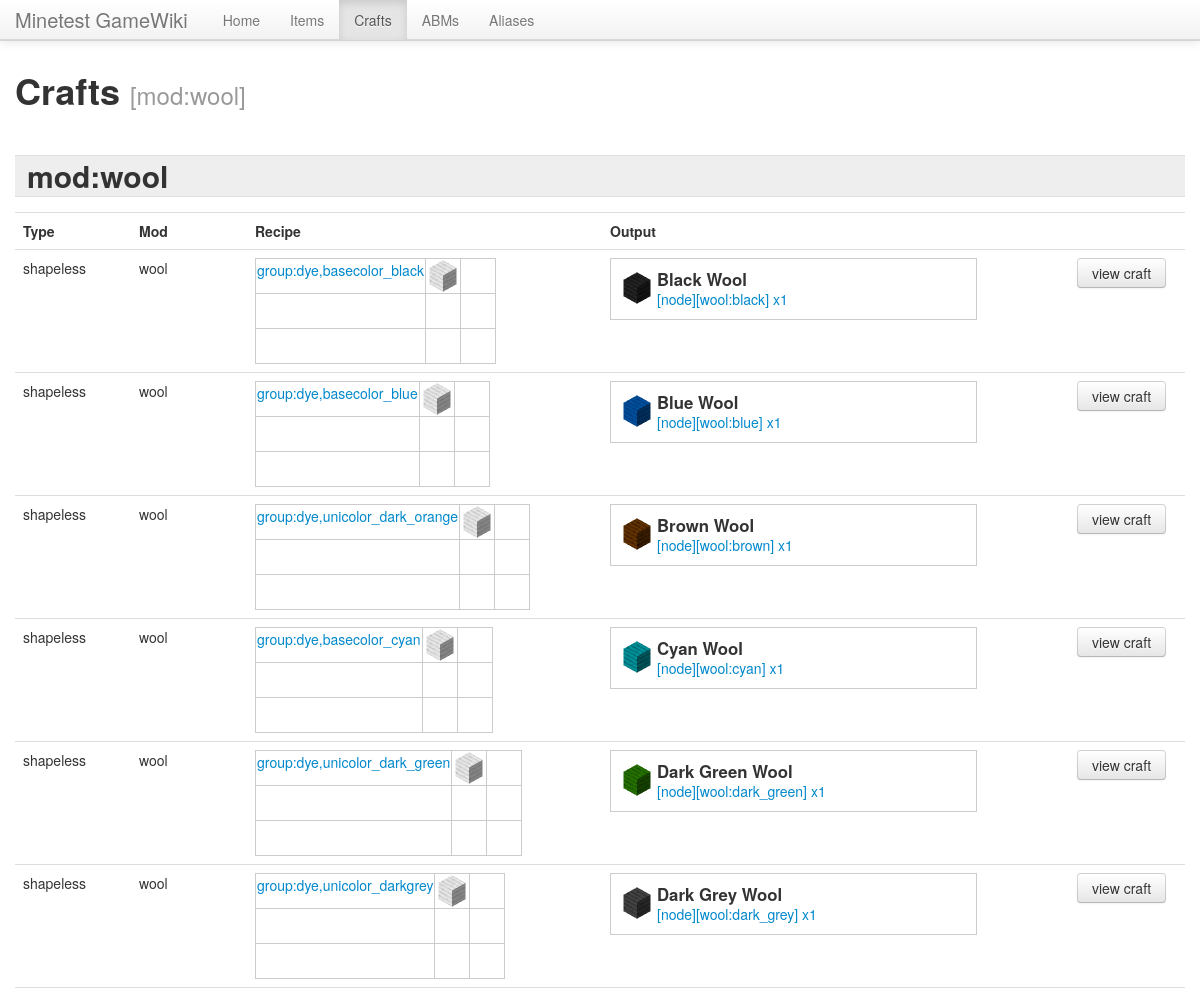
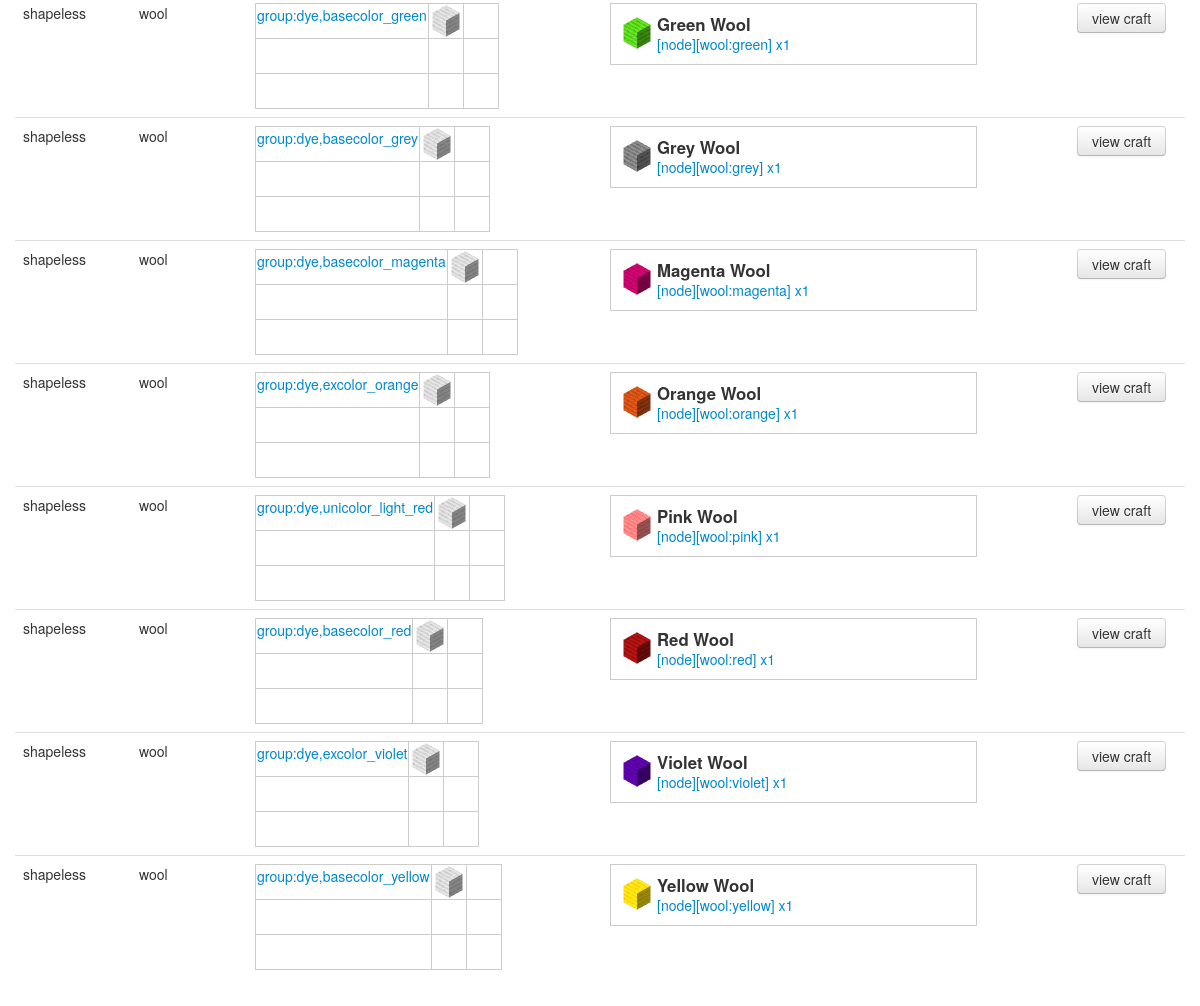
The app's page /crafts.php?mod=wool, older data (2 pictures, top to bottom).
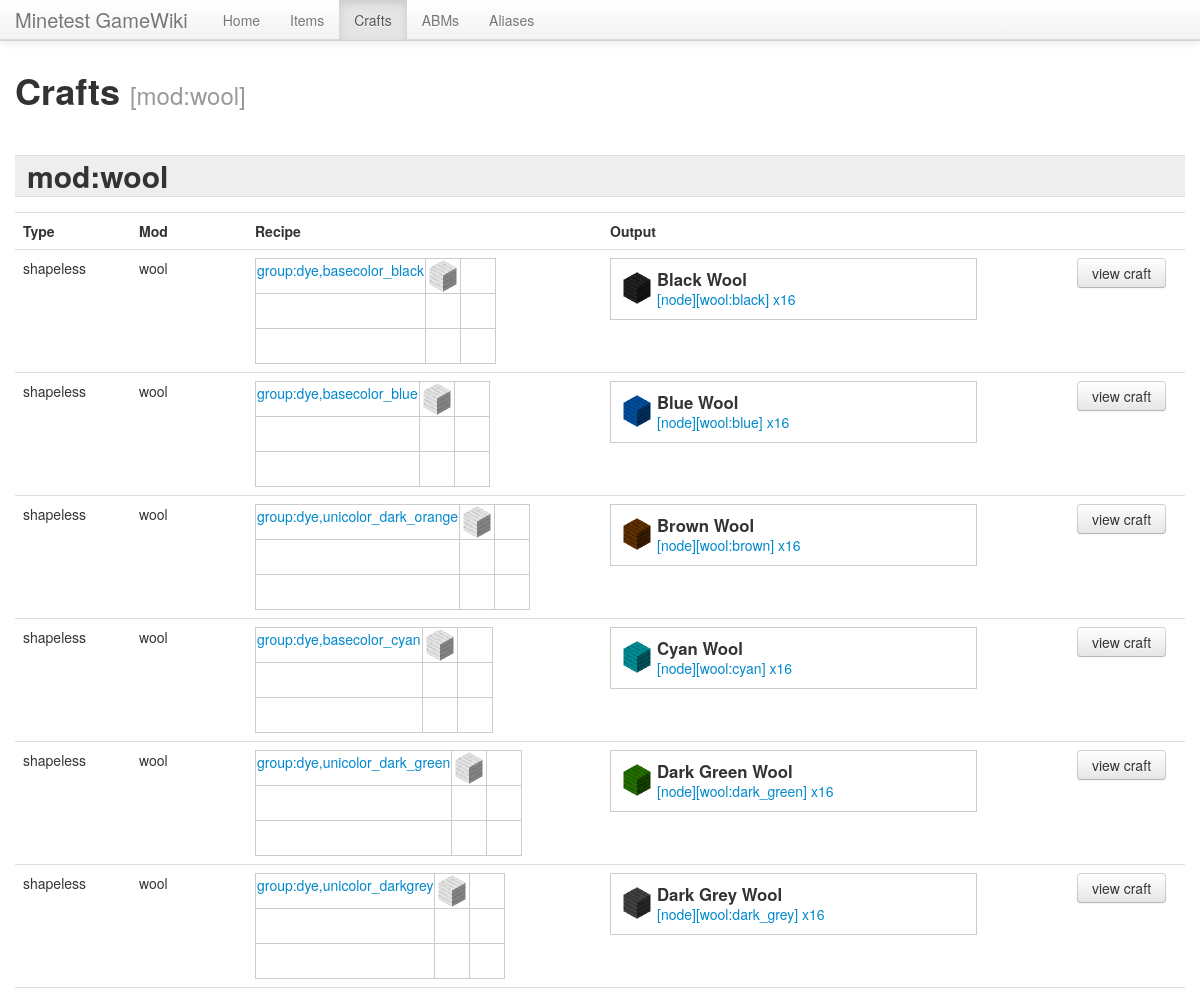
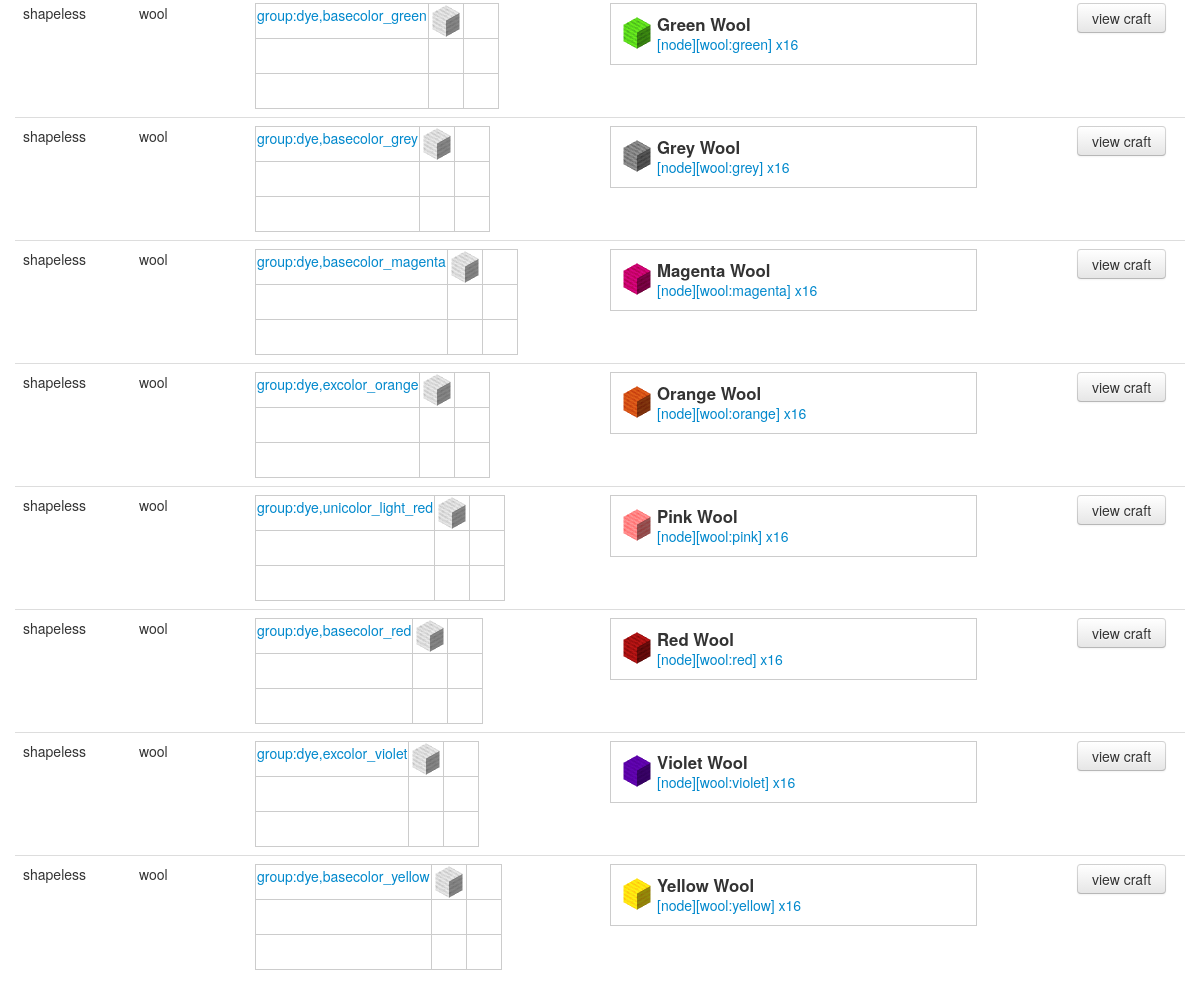
The same page, newer data (2 pictures, top to bottom).
### tables this page shows
CREATE TABLE "craft" ("id" INTEGER PRIMARY KEY, "mod" TEXT, "data" TEXT, "type" TEXT, "output" TEXT, "quantity" INTEGER);

CREATE TABLE "item" ("id" INTEGER PRIMARY KEY, "mod" TEXT, "data" TEXT, "type" TEXT, "name" TEXT, "description" TEXT, "image" TEXT);

### crafts.php (the view, shortened to what this page needs)
<?php require('globals.php'); ?>
<!DOCTYPE html>
<html lang="en">
<head>
    <?php echo head_tags(); ?>
</head>
<body>
<?php echo menu(); ?>
<div class="container">
    <?php
    $filters = $filter_sql = $filter_join = '';
    if (isset($_GET['mod'])) {
        $filters .= '[mod:' . $_GET['mod'] . ']';
        $filter_sql .= 'AND mod="' . SQLite3::escapeString($_GET['mod']) . '" ';
    }
	?>
    <h1>Crafts
		<small><?php echo $filters; ?></small>
	</h1>
    <?php
    $mods = get_mods();
    foreach ($mods as $mod) {
        $output_mod = false;
        echo '<h2>mod:' . ($mod ? $mod : 'no-mod') . '</h2>';
        $q = $GLOBALS['db']->query('SELECT id, mod, type, data, output, quantity FROM "craft" ' . $filter_join . ' WHERE mod="' . $mod . '" ' . $filter_sql . ' ORDER BY output');
        echo '<table class="table">';
        echo '<tr>';
        echo '<th width="100">Type</th>';
        echo '<th width="100">Mod</th>';
        echo '<th>Recipe</th>';
        echo '<th>Output</th>';
        echo '<th width="100">&nbsp;</th>';
        echo '</tr>';
        while ($row = $q->fetchArray()) {
			$output_mod = true;
			$data = json_decode($row['data']);
            echo '<tr>';
            echo '<td>' . $row['type'] . '</td>';
            echo '<td>' . $row['mod'] . '</td>';
            echo '<td>' . (isset($data->options->recipe) ? craft_recipe($data->options->recipe, $row['type'], true) : $row['type']) . '</td>';
            echo '<td>' . ($row['output'] ? item($row['output'], $row['quantity']) : 'no output') . '</td>';
            echo '<td><a href="craft.php?id=' . $row['id'] . '" class="btn">view craft</a></td>';
            echo '</tr>';
        }
        echo '</table>';
        $contents = ob_get_clean();
        if ($output_mod) echo $contents;
    }
    ?>
</div>
<div id="footer"></div>
</body>
</html>

### globals.php (shortened to what this page needs)
<?php
function item_image($item, $options = array())
{
    $file = false;
    if (!$file && !empty($item['name'])) {
        $file = 'itemcubes/' . str_replace(':', '-', $item['name']) . '.png';
    }
    if ($file) {
        $width = $height = '';
        if (empty($options['fullsize'])) {
            $width = 'width="' . (!empty($options['width']) ? $options['width'] : '32px') . '" ';
            $height = 'height="' . (!empty($options['height']) ? $options['height'] : '32px') . '" ';
        }
        $class = !empty($options['class']) ? 'class="' . $options['class'] . ' "' : '';
        return '<img src="' . $file . '" ' . $width . $height . $class . '/>';
    }
    return false;
}
function item($name, $quantity = null, $small = false)
{
    $output = '';
    $name = SQLite3::escapeString(item_name($name));
    $alias = $GLOBALS['db']->querySingle('SELECT itemname FROM alias WHERE name="' . $name . '"');
    $q = $GLOBALS['db']->query('SELECT id, data, type, name, image, description FROM item WHERE name="' . $name . '"');
    if ($item = $q->fetchArray()) {
		$attr = 'class="item"';
		if ($small) {
			$attr = 'rel="tooltip" title="' . $item['description'] . ' [' . $item['type'] . '][' . $item['name'] . ']' . ($quantity ? ' x' . $quantity : '') .'"';
		}
        $output .= '<a href="item.php?name=' . $item['name'] . '" ' . $attr . '>';
        $output .= '<span class="image">' . item_image($item) . '</span>';
        if (!$small) {
            $output .= '<span class="description">' . $item['description'] . '&nbsp;</span>';
            $output .= '<span class="name">[' . $item['type'] . '][' . $item['name'] . ']' . ($quantity ? ' x' . $quantity : '') . '</span>';
        }
        $output .= '</a>';
    }
    elseif (substr($name, 0, 6) == 'group:') {
        $output .= '<a href="items.php?group=' . substr($name, 6) . '">' . $name . '</a>';
    }
    else {
        $output .= $name . ' (missing item)';
    }
    return $output;
}
function head_tags()
{
    ?>
<link href="bootstrap/css/bootstrap.css" rel="stylesheet">
<link href="bootstrap/css/bootstrap-responsive.css" rel="stylesheet">
<?php
    return ob_get_clean();
}
function menu()
{
    $page = basename($_SERVER['SCRIPT_NAME']);
    ?>
<div class="navbar navbar-fixed-top">
    <div class="navbar-inner">
        <div class="container">
            <a class="brand" href="<?php echo $GLOBALS['brand_url']; ?>"><?php echo $GLOBALS['name']; ?></a>
            <div class="nav-collapse">
                <ul class="nav">
                    <li <?php echo in_array($page, array('index.php')) ? 'class="active"' : '' ?>>
                        <a href="./">Home</a></li>
                    <li <?php echo in_array($page, array('items.php', 'item.php')) ? 'class="active"' : '' ?>>
                        <a href="items.php">Items</a></li>
                    <li <?php echo in_array($page, array('crafts.php', 'craft.php')) ? 'class="active"' : '' ?>>
                        <a href="crafts.php">Crafts</a></li>
                    <li <?php echo in_array($page, array('abms.php', 'abm.php')) ? 'class="active"' : '' ?>>
                        <a href="abms.php">ABMs</a></li>
                    <li <?php echo in_array($page, array('aliases.php')) ? 'class="active"' : '' ?>>
                        <a href="aliases.php">Aliases</a></li>
                </ul>
            </div>
        </div>
    </div>
</div>
<?php
    return ob_get_clean();
}
function item_name($name)
{
    $name = str_ireplace(array('tool ', 'node ', 'craft ', 'toolitem ', 'nodeitem ', 'craftitem ', '"'), '', $name);
    $name = explode(' ', $name);
    $name = $name[0];
    return $name;
}
function craft_recipe($recipe, $type, $small = false)
{
    $class = $small ? 'crafting-small' : 'crafting';
    $output = '<table class="' . $class . '">';
    if (in_array($type, array('fuel', 'cooking'))) {
        $output .= '<tr>';
        $output .= '<td>' . ($type == 'cooking' ? item($recipe, null, $small) : '') . '</td>';
        $output .= '</tr>';
        $output .= '<tr>';
        $output .= '<td>' . ($type == 'fuel' ? item('default:furnace', null, $small) : item('default:furnace_active', null, $small)) . '</td>';
        $output .= '</tr>';
        $output .= '<tr>';
        $output .= '<td>' . ($type == 'fuel' ? item($recipe, null, $small) : '') . '</td>';
        $output .= '</tr>';
    }
    else {
        if (is_array($recipe)) {
            if (is_array($recipe[0])) {
                $output .= '<tr>';
                $output .= '<td>' . (isset($recipe[0][0]) ? item($recipe[0][0], null, $small) : '') . '</td>';
                $output .= '<td>' . (isset($recipe[0][1]) ? item($recipe[0][1], null, $small) : '') . '</td>';
                $output .= '<td>' . (isset($recipe[0][2]) ? item($recipe[0][2], null, $small) : '') . '</td>';
                $output .= '</tr>';
                $output .= '<tr>';
                $output .= '<td>' . (isset($recipe[1][0]) ? item($recipe[1][0], null, $small) : '') . '</td>';
                $output .= '<td>' . (isset($recipe[1][1]) ? item($recipe[1][1], null, $small) : '') . '</td>';
                $output .= '<td>' . (isset($recipe[1][2]) ? item($recipe[1][2], null, $small) : '') . '</td>';
                $output .= '</tr>';
                $output .= '<tr>';
                $output .= '<td>' . (isset($recipe[2][0]) ? item($recipe[2][0], null, $small) : '') . '</td>';
                $output .= '<td>' . (isset($recipe[2][1]) ? item($recipe[2][1], null, $small) : '') . '</td>';
                $output .= '<td>' . (isset($recipe[2][2]) ? item($recipe[2][2], null, $small) : '') . '</td>';
                $output .= '</tr>';
            }
            else {
                $output .= '<tr>';
                $output .= '<td>' . (isset($recipe[0]) ? item($recipe[0], null, $small) : '') . '</td>';
                $output .= '<td>' . (isset($recipe[1]) ? item($recipe[1], null, $small) : '') . '</td>';
                $output .= '<td>' . (isset($recipe[2]) ? item($recipe[2], null, $small) : '') . '</td>';
                $output .= '</tr>';
                $output .= '<tr>';
                $output .= '<td>' . (isset($recipe[3]) ? item($recipe[3], null, $small) : '') . '</td>';
                $output .= '<td>' . (isset($recipe[4]) ? item($recipe[4], null, $small) : '') . '</td>';
                $output .= '<td>' . (isset($recipe[5]) ? item($recipe[5], null, $small) : '') . '</td>';
                $output .= '</tr>';
                $output .= '<tr>';
                $output .= '<td>' . (isset($recipe[6]) ? item($recipe[6], null, $small) : '') . '</td>';
                $output .= '<td>' . (isset($recipe[7]) ? item($recipe[7], null, $small) : '') . '</td>';
                $output .= '<td>' . (isset($recipe[8]) ? item($recipe[8], null, $small) : '') . '</td>';
                $output .= '</tr>';
            }
        }
    }
    $output .= '</table>';
    return $output;
}
function get_mods()
{
	$mods = array();
	$q = $GLOBALS['db']->query('SELECT mod FROM "item" WHERE mod!="unknown" AND mod!="__builtin" AND mod!="" GROUP BY mod ORDER BY mod');
	while ($row = $q->fetchArray()) {
		$mods[] = $row['mod'];
	}
	return $mods;
}
?>

### globals.php (style rules this page uses)
body { padding-top: 60px; }
h2 { border: 1px solid #ddd; border-width: 1px 0; margin: 1.5em 0 0.5em 0; padding: 0 0.4em; background: #eee; }
a.item { display: block; border: 1px solid #ccc; width: 345px; padding: 10px; background: #FFF; }
a.item .image { float: left; margin: 3px 4px 0 0; }
a.item .description { font-size: 120%; font-weight: bold; color: #333; display: block; }
table.crafting-small td { border: 1px solid #ccc; margin: 1px; padding: 1px; width: 32px; height: 32px; }
#footer { clear: both; height: 50px; }

Row changes from the older to the newer data that the page shows:
changed craft "Black Wool": quantity "1" → "16"
changed craft "Blue Wool": quantity "1" → "16"
changed craft "Brown Wool": quantity "1" → "16"
changed craft "Cyan Wool": quantity "1" → "16"
changed craft "Dark Green Wool": quantity "1" → "16"
changed craft "Dark Grey Wool": quantity "1" → "16"
changed craft "Green Wool": quantity "1" → "16"
changed craft "Grey Wool": quantity "1" → "16"
changed craft "Magenta Wool": quantity "1" → "16"
changed craft "Orange Wool": quantity "1" → "16"
changed craft "Pink Wool": quantity "1" → "16"
changed craft "Red Wool": quantity "1" → "16"
changed craft "Violet Wool": quantity "1" → "16"
changed craft "Yellow Wool": quantity "1" → "16"
